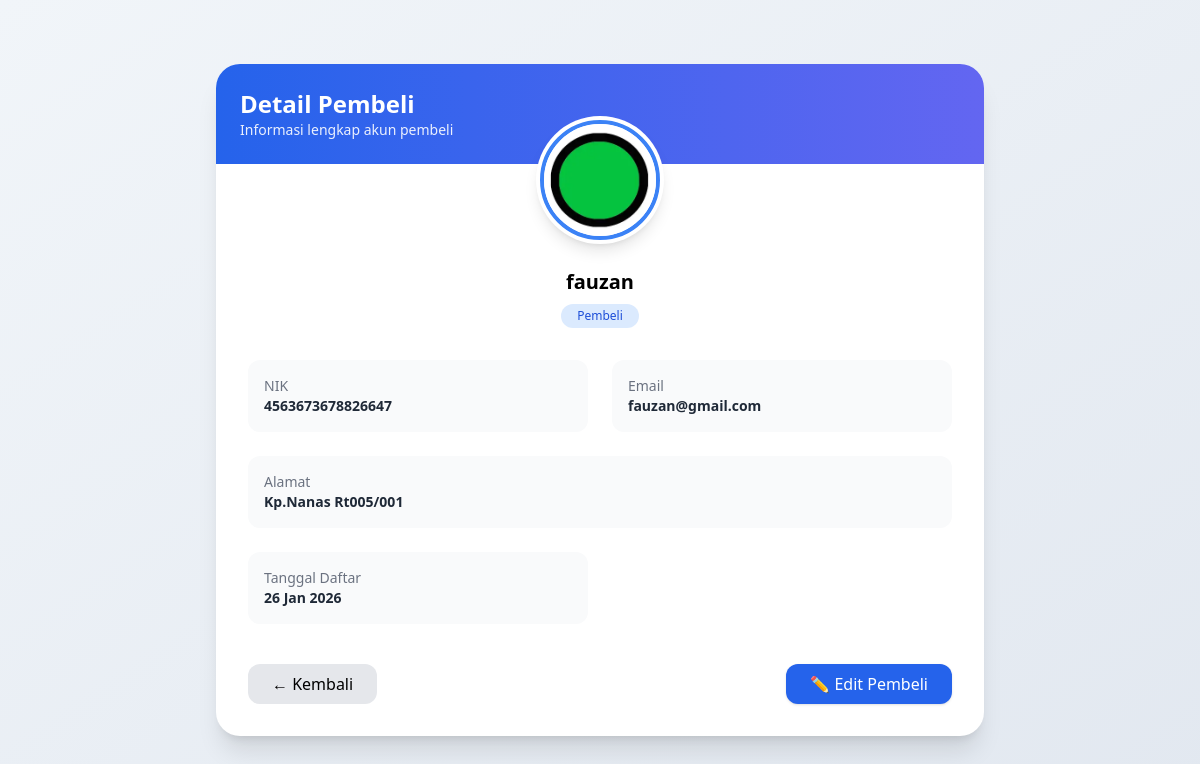
The app's page /super_admin/detail_pembeli.php?id=34, older data.
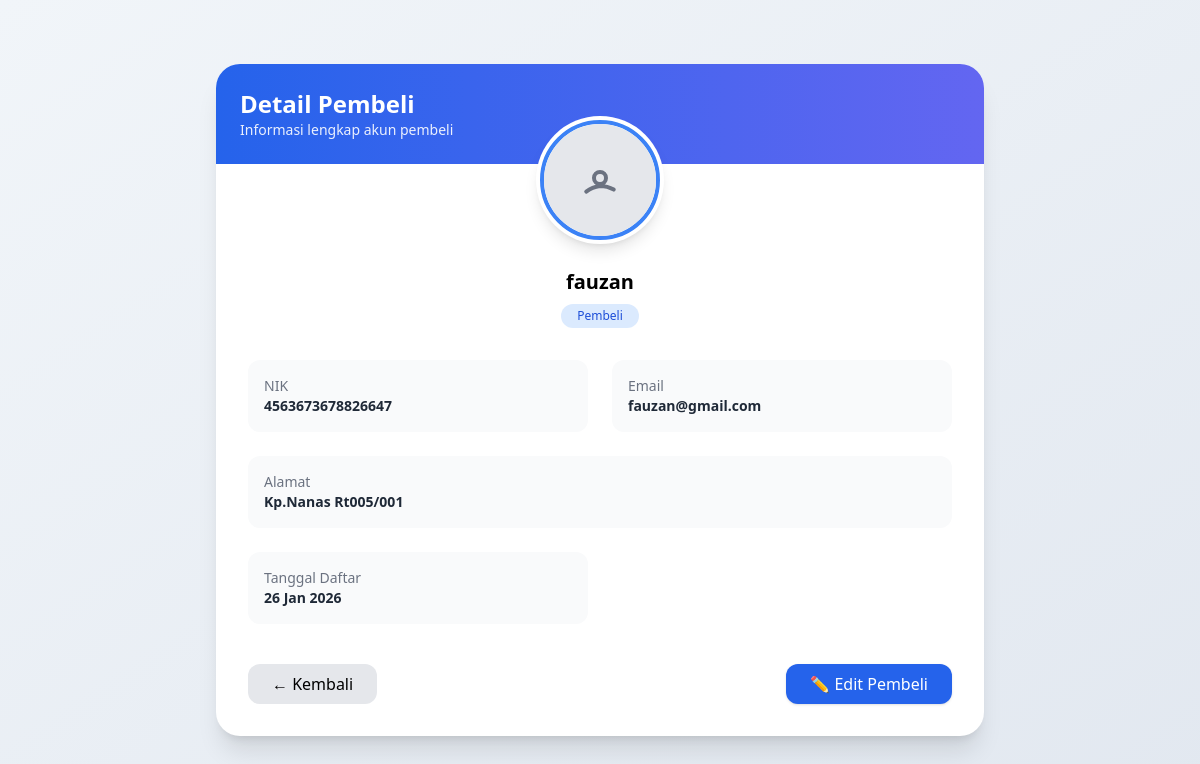
The same page, newer data.
### tables this page shows
CREATE TABLE `users` (
  `id` int NOT NULL,
  `role_id` int NOT NULL,
  `nik` char(16) NOT NULL,
  `nama` varchar(100) NOT NULL,
  `email` varchar(100) NOT NULL,
  `password` varchar(255) NOT NULL,
  `created_at` timestamp NOT NULL DEFAULT CURRENT_TIMESTAMP,
  `alamat` text,
  `foto` varchar(255) DEFAULT NULL,
  `reset_token` varchar(255) DEFAULT NULL,
  `reset_expired` datetime DEFAULT NULL,
  `status_login` enum('online','offline') DEFAULT 'offline',
  `is_active` tinyint(1) DEFAULT '1'
);

### super_admin/detail_pembeli.php (the view, shortened to what this page needs)
<?php
include '../config/koneksi.php';
$id = $_GET['id'] ?? null;
$query = mysqli_query($conn, "
    SELECT *
    FROM users
    WHERE id = '$id' AND role_id = 3
");
$data = mysqli_fetch_assoc($query);
$ada_foto = false;
$path_url = '';
if (!empty($data['foto'])) {
    $path_server = $_SERVER['DOCUMENT_ROOT'] . '/toko_online/' . $data['foto'];
    $path_url    = '/toko_online/' . $data['foto'];
    if (file_exists($path_server)) {
        $ada_foto = true;
    }
}
?>
<!DOCTYPE html>
<html lang="id">
<head>
    <script src="https://cdn.tailwindcss.com"></script>
</head>
<body class="min-h-screen bg-gradient-to-br from-slate-100 to-slate-200 flex items-center justify-center">
<div class="w-full max-w-3xl bg-white rounded-3xl shadow-xl overflow-hidden">
    <div class="bg-gradient-to-r from-blue-600 to-indigo-500 p-6 text-white">
        <h2 class="text-2xl font-bold">Detail Pembeli</h2>
        <p class="text-sm opacity-90">Informasi lengkap akun pembeli</p>
    </div>
    <div class="p-8">
        <div class="flex justify-center -mt-20 mb-6">
            <div class="w-32 h-32 rounded-full bg-white p-1 shadow-lg">
                <div class="w-full h-full rounded-full overflow-hidden border-4 border-blue-500">
                    <?php if ($ada_foto): ?>
                        <img src="<?= $path_url ?>" class="w-full h-full object-cover">
                    <?php else: ?>
                        <div class="w-full h-full flex items-center justify-center bg-gray-200 text-gray-500">
                            <svg xmlns="http://www.w3.org/2000/svg" class="h-12 w-12" fill="none" viewBox="0 0 24 24" stroke="currentColor">
                                <path stroke-linecap="round" stroke-linejoin="round" stroke-width="2"
                                      d="M5.121 17.804A13.937 13.937 0 0112 15c2.5 0 4.847.655 6.879 1.804M15 11a3 3 0 11-6 0 3 3 0 016 0z" />
                            </svg>
                        </div>
                    <?php endif; ?>
                </div>
            </div>
        </div>
        <div class="text-center mb-8">
            <h3 class="text-xl font-semibold"><?= $data['nama'] ?></h3>
            <span class="inline-block mt-2 px-4 py-1 rounded-full text-xs bg-blue-100 text-blue-700">
                Pembeli
            </span>
        </div>
        <div class="grid grid-cols-1 md:grid-cols-2 gap-6 text-sm">
            <div class="bg-gray-50 rounded-xl p-4">
                <p class="text-gray-500">NIK</p>
                <p class="font-semibold text-gray-800"><?= $data['nik'] ?></p>
            </div>
            <div class="bg-gray-50 rounded-xl p-4">
                <p class="text-gray-500">Email</p>
                <p class="font-semibold text-gray-800"><?= $data['email'] ?></p>
            </div>
            <div class="bg-gray-50 rounded-xl p-4 md:col-span-2">
                <p class="text-gray-500">Alamat</p>
                <p class="font-semibold text-gray-800">
                    <?= $data['alamat'] ?: '-' ?>
                </p>
            </div>
            <div class="bg-gray-50 rounded-xl p-4">
                <p class="text-gray-500">Tanggal Daftar</p>
                <p class="font-semibold text-gray-800">
                    <?= date('d M Y', strtotime($data['created_at'])) ?>
                </p>
            </div>
        </div>
        <div class="flex justify-between mt-10">
            <a href="pembeli.php"
               class="px-6 py-2 rounded-xl bg-gray-200 hover:bg-gray-300 transition">
                ← Kembali
            </a>
            <a href="edit_pembeli.php?id=<?= $data['id'] ?>"
               class="px-6 py-2 rounded-xl bg-blue-600 text-white hover:bg-blue-700 transition shadow">
                ✏️ Edit Pembeli
            </a>
        </div>
    </div>
</div>
</body>
</html>

Row changes from the older to the newer data that the page shows:
changed users "fauzan": foto: picture removed
